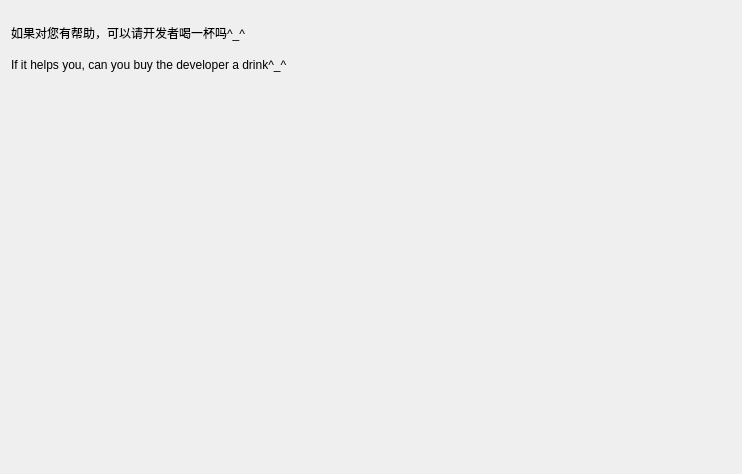
<?xml version="1.0" encoding="UTF-8"?>
<ui version="4.0">
 <class>Form</class>
 <widget class="QWidget" name="Form">
  <property name="geometry">
   <rect>
    <x>0</x>
    <y>0</y>
    <width>738</width>
    <height>474</height>
   </rect>
  </property>
  <property name="maximumSize">
   <size>
    <width>738</width>
    <height>474</height>
   </size>
  </property>
  <property name="windowTitle">
   <string>赞赏</string>
  </property>
  <layout class="QVBoxLayout" name="verticalLayout">
   <property name="spacing">
    <number>0</number>
   </property>
   <item>
    <widget class="QLabel" name="label">
     <property name="maximumSize">
      <size>
       <width>16777215</width>
       <height>20</height>
      </size>
     </property>
     <property name="text">
      <string>如果对您有帮助，可以请开发者喝一杯吗^_^</string>
     </property>
    </widget>
   </item>
   <item>
    <widget class="QLabel" name="label_2">
     <property name="maximumSize">
      <size>
       <width>16777215</width>
       <height>20</height>
      </size>
     </property>
     <property name="text">
      <string>If it helps you, can you buy the developer a drink^_^</string>
     </property>
    </widget>
   </item>
   <item>
    <widget class="QLabel" name="label_3">
     <property name="minimumSize">
      <size>
       <width>720</width>
       <height>361</height>
      </size>
     </property>
     <property name="maximumSize">
      <size>
       <width>720</width>
       <height>361</height>
      </size>
     </property>
     <property name="text">
      <string/>
     </property>
     <property name="pixmap">
      <pixmap>../../../github/GoPose/README/Image/请开发者喝一杯.jpg</pixmap>
     </property>
     <property name="scaledContents">
      <bool>true</bool>
     </property>
    </widget>
   </item>
  </layout>
 </widget>
 <resources/>
 <connections/>
</ui>
